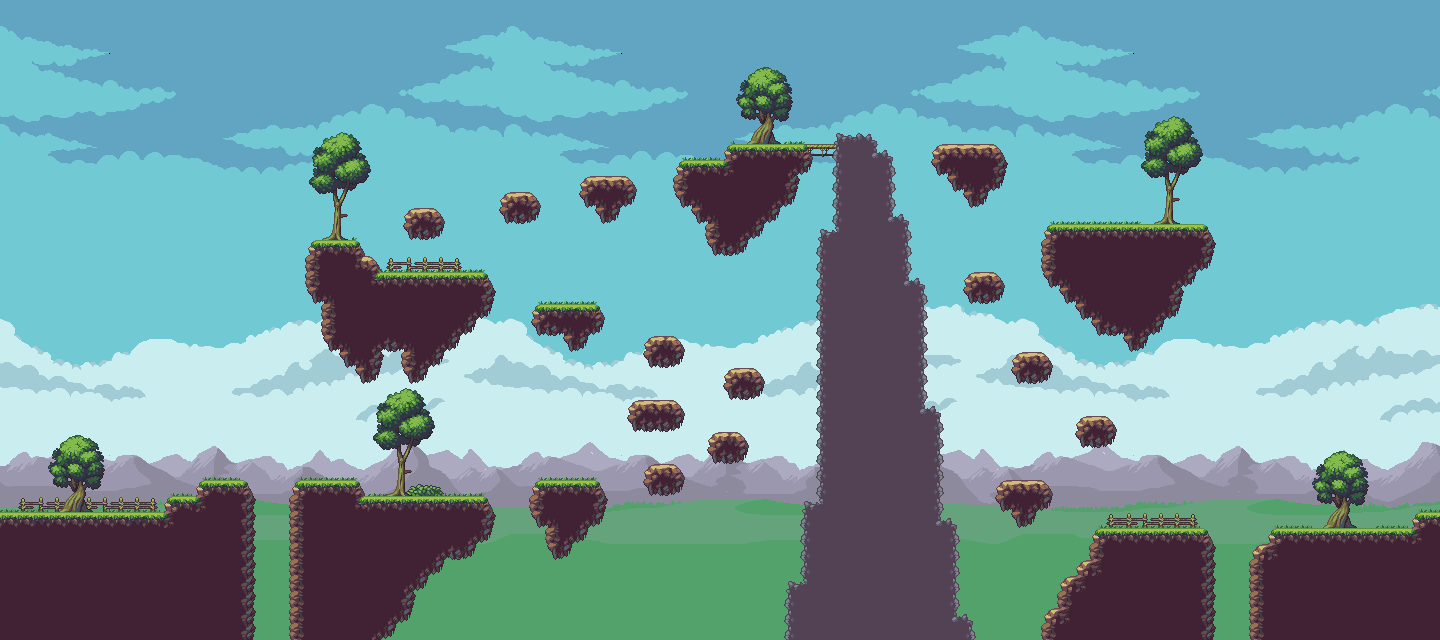

This game map was drawn from its Tiled (.tmx) file and the tilesets committed beside it. A one-line description and the trimmed map source follow:
An orthogonal 90x40 tile map with 16x16 px tiles, 6 tile layers (Sky, Clouds, Mountains, Details, ...).

<map version="1.2" tiledversion="1.2.4" orientation="orthogonal" renderorder="right-down" width="90" height="40" tilewidth="16" tileheight="16" infinite="0" nextlayerid="8" nextobjectid="1">
 <tileset firstgid="1" name="Tilesets" tilewidth="16" tileheight="16" tilecount="1664" columns="32">
  <image source="Tilesets.png" width="512" height="840" />
  <terraintypes>
   <terrain name="ground" tile="-1" />
   <terrain name="rock" tile="-1" />
  </terraintypes>
  <tile id="0" terrain=",,,0" />
  <tile id="1" terrain=",,0,0" />
  <tile id="2" terrain=",,0," />
  <tile id="4" terrain="0,0,0," />
  <tile id="5" terrain="0,0,,0" />
  <tile id="32" terrain=",0,,0" />
  <tile id="33" terrain="0,0,0,0" />
  <tile id="34" terrain="0,,0," />
  <tile id="64" terrain=",0,," />
  <tile id="65" terrain="0,0,," />
  <tile id="66" terrain="0,,," />
  <tile id="68" terrain="0,,0,0" />
  <tile id="69" terrain=",0,0,0" />
  <tile id="96" terrain=",,,1" />
  <tile id="97" terrain=",,1,1" />
  <tile id="98" terrain=",,1," />
  <tile id="99" terrain="1,1,1," />
  <tile id="100" terrain="1,1,,1" />
  <tile id="128" terrain=",1,,1" />
  <tile id="129" terrain="1,1,1,1" />
  <tile id="130" terrain="1,,1," />
  <tile id="131" terrain="1,,1,1" />
  <tile id="132" terrain=",1,1,1" />
  <tile id="160" terrain=",1,," />
  <tile id="161" terrain="1,1,," />
  <tile id="162" terrain="1,,," />
 </tileset>
 <layer id="1" name="Sky" width="90" height="40">
  <properties>
   <property name="speed" type="float" value="2" />
  </properties>
  <data>[3600 cells, 2070 non-empty, 640 distinct tile ids]</data>
 </layer>
 <layer id="3" name="Clouds" width="90" height="40">
  <properties>
   <property name="speed" type="float" value="1.6" />
  </properties>
  <data>[3600 cells, 990 non-empty, 352 distinct tile ids]</data>
 </layer>
 <layer id="2" name="Mountains" width="90" height="40">
  <properties>
   <property name="speed" type="float" value="1.25" />
  </properties>
  <data>[3600 cells, 1170 non-empty, 256 distinct tile ids]</data>
 </layer>
 <layer id="4" name="Details" width="90" height="40">
  <properties>
   <property name="speed" type="float" value="1" />
  </properties>
  <data>[3600 cells, 28 non-empty, 9 distinct tile ids]</data>
 </layer>
 <layer id="5" name="Platforms" width="90" height="40">
  <properties>
   <property name="speed" type="float" value="1" />
  </properties>
  <data>[3600 cells, 941 non-empty, 22 distinct tile ids]</data>
 </layer>
 <layer id="6" name="Bridges/Trees" width="90" height="40">
  <properties>
   <property name="speed " type="float" value="1" />
  </properties>
  <data>[3600 cells, 322 non-empty, 62 distinct tile ids]</data>
 </layer>
</map>